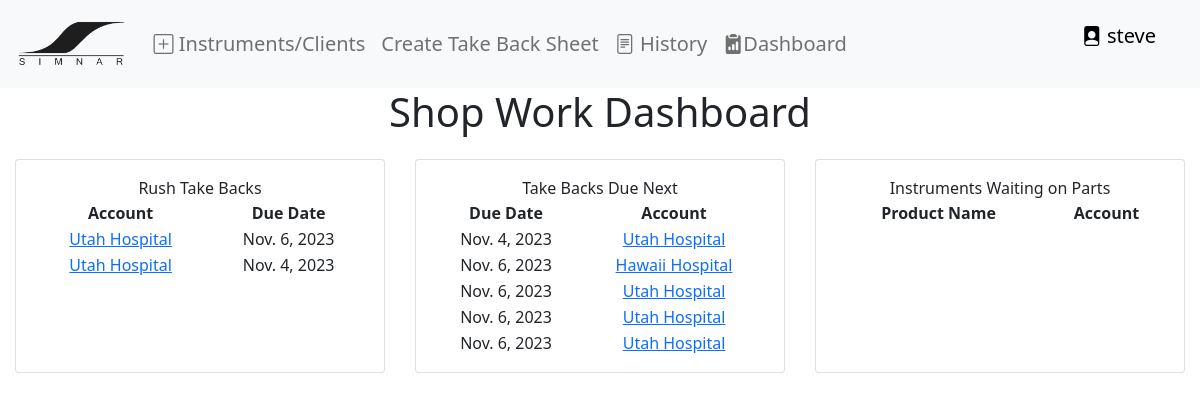
/shopWorkDashboard/ (signed in), run on an earlier commit of the app's database.
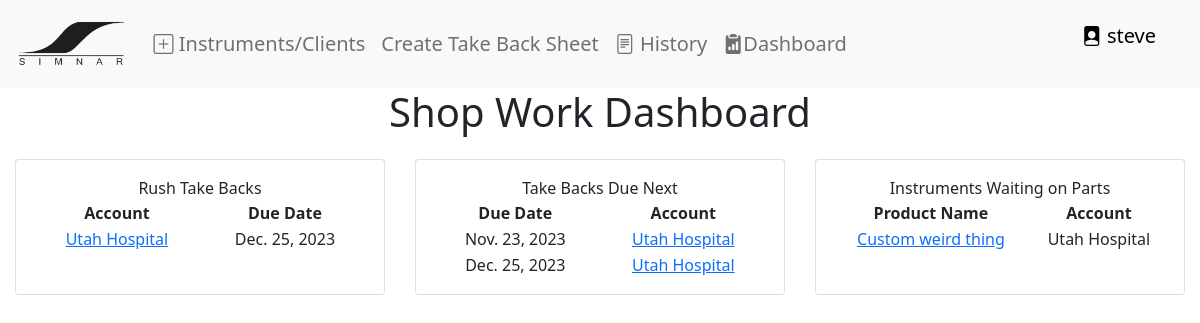
And on a later commit of the database.
### invoice/models.py (models this page shows, shortened)
class WorkOrders(models.Model):
    STATUS_CHOICES = [
        ('Waiting_on_Assignment', 'Waiting on Assignment'),
        ('Being_Worked_On', 'Being Worked On'),
        ('Ready', 'Ready'),
        ('Delivered', 'Delivered'),
        ('Rush', 'Rush'),
    ]
    workOrder_num = models.AutoField(primary_key=True)
    client = models.ForeignKey(Client, on_delete=models.CASCADE)
    workOrder_date = models.DateField()
    items = models.ManyToManyField(Product, through='WorkorderItem', blank=True)
    status = models.CharField(max_length=25, choices=STATUS_CHOICES, default="Waiting_on_Assignment")
    created_at = models.DateTimeField(auto_now_add=True)
    is_rush = models.BooleanField(default=False)
    return_by = models.DateField(null=True, default=None)
    quote_required = models.BooleanField(default=False)
    specialInstructions = models.CharField(max_length=250, default="", null=True, blank=True)
    created_by = models.CharField(max_length=100, blank=True, null=True)
    color = models.CharField(max_length=100, blank=True, null=True)
    account_contact = models.ForeignKey(ClientContact, on_delete=models.CASCADE, null=True, blank=True)
    def __str__(self):
        return str(self.workOrder_num)

class Client(models.Model):
    name = models.CharField(max_length=100)
    email = models.EmailField()
    phone = models.CharField(max_length=20)
    address = models.TextField()
    tax = models.FloatField(max_length=10, default= 0.0)
    created_by = models.CharField(max_length=100, blank=True, null=True)
    tax = models.FloatField(default=0.0)
    def __str__(self):
        return self.name

class WorkOrderItem(models.Model):
    STATUS_CHOICES = [
        ('Waiting_on_Assignment', 'Waiting on Assignment'),
        ('Checked_Out', 'Checked Out'),
        ('Needs_QC', 'Needs QC'),
        ('Parts_On_Order', 'Parts On Order'),
        ('QC_PASS', 'QC PASS'),
        ('QC_FAIL', 'QC FAIL'),
    ]
    QC_STATUS_CHOICES = [
        ('QC_FAIL', 'QC FAIL'),
        ('QC_PASS', 'QC PASS'),
        ('WAITING_QC', 'Waiting On QC'),
        ('NO_QC', '')
    ]
    workOrder = models.ForeignKey(WorkOrders, on_delete=models.CASCADE)
    product = models.ForeignKey(Product, on_delete=models.CASCADE, blank=True, null=True)
    quantity = models.PositiveIntegerField(default=1)
    created_at = models.DateTimeField(auto_now_add=True)
    created_by = models.CharField(max_length=100, blank=True, null=True)
    last_updated_at = models.DateTimeField(auto_now=True)
    description = models.TextField(max_length=35, blank=True, null=True)
    issue = models.TextField(max_length=125, blank=True, null=True)
    mfgnum = models.CharField(max_length=50, blank=True, null=True)
    number = models.CharField(max_length=10, default="", blank=True, null=True)
    status = models.CharField(max_length=25, choices=STATUS_CHOICES, default="Waiting_on_Assignment")
    qc = models.CharField(max_length=20, choices=QC_STATUS_CHOICES, default="NO_QC")
    color = models.ForeignKey(Color, on_delete=models.CASCADE, blank=True, null=True)
    custom_product_name = models.CharField(max_length=200, blank=True, null=True)
    custom_product_description = models.TextField(max_length=100, blank=True, null=True)
    custom_product_price = models.DecimalField(max_digits=10, decimal_places=2, blank=True, null=True)
    technician = models.ForeignKey(User, on_delete=models.CASCADE, null=True, blank=True)

### trackingCard/views.py (the view)
# urls.py: path('shopWorkDashboard/', trackingCardViews.shopWorkDashboard, name='shopWorkDashboard'),
@login_required(login_url='invoice:loginPage')
def shopWorkDashboard(request):
    latest_workOrders = WorkOrders.objects.order_by('-created_at')[:5]
    rush_workOrders = WorkOrders.objects.filter(status='Rush')
    instruments_waiting_on_parts = WorkOrderItem.objects.filter(status="Parts_On_Order")
    context = {
        'latest_workOrders': latest_workOrders,
        'instruments_waiting_on_parts': instruments_waiting_on_parts,
        'rush_workOrders': rush_workOrders
    }
    return render(request, 'tracking/shopWorkDashboard.html', context)

### trackingCard/templates/tracking/shopWorkDashboard.html
{% extends "base/base.html" %}
{% block content %}
<h1 style="text-align: center;">Shop Work Dashboard</h1>
<div class="row" style="text-align: center;">
    <div class="col-2 card card-body" style="margin: 15px;">
        <div>Rush Take Backs</div>
        <table>
            <thead>
                <tr>
                    <th>Account</th>
                    <th>Due Date</th>
                </tr>
            </thead>
            <tbody>
                {% for r in rush_workOrders %}
                    <tr>
                        <td><a href="{% url 'invoice:workOrderView' r.workOrder_num %}">{{ r.client }}</a></td>
                        <td>{{ r.return_by }}</td>
                    </tr>
                {% endfor %}
            </tbody>
        </table>
    </div>
    <div class="col-2 card card-body" style="margin: 15px;">
        <div>Take Backs Due Next</div>
        <table>
            <thead>
                <tr>
                    <th>Due Date</th>
                    <th>Account</th>
                </tr>
            </thead>
            <tbody>
                {% for workOrder in latest_workOrders %}
                    <tr>
                        <td>{{ workOrder.return_by }}</td>
                        <td><a href="{% url 'invoice:workOrderView' workOrder.workOrder_num %}">{{ workOrder.client }} </a></td>
                    </tr>
                {% endfor %}
            </tbody>
        </table>
    </div>
    <div class="col-2 card card-body" style="margin: 15px;">
        <div>Instruments Waiting on Parts</div>
        <table>
            <thead>
                <tr>
                    <th>Product Name</th>
                    <th>Account</th>
                </tr>
            </thead>
            <tbody>
                {% for i in instruments_waiting_on_parts %}
                    <tr>
                        <td>
                            {% if i.product.id == 2 %}
                                <a href="{% url 'invoice:workOrderView' i.workOrder %}">{{ i.custom_product_name }}</a>
                            {% else %}
                                <a href="{% url 'invoice:workOrderView' i.workOrder %}">{{ i.product.name }}</a>
                            {% endif %}
                        </td>
                        <td>{{ i.workOrder.client }}</td>
                    </tr>
                {% endfor %}
            </tbody>
        </table>
    </div>
</div>
{% endblock content %}

### invoice/templates/base/base.html (shortened to what this page needs)
{% load static %}
<!DOCTYPE html>
<html lang="en">
<!DOCTYPE html>
<html>
    <head>
        <link href="https://cdn.jsdelivr.net/npm/bootstrap@5.0.2/dist/css/bootstrap.min.css" rel="stylesheet">
        <link rel="stylesheet" href="https://cdn.jsdelivr.net/npm/bootstrap-icons@1.11.1/font/bootstrap-icons.css">
    </head>
<body>
    <nav class="navbar navbar-expand-lg navbar-light bg-light">
        <div class="container-fluid">
            <a class="navbar-brand" href="#">
                <img src="{% static 'img/simnarLogo.png' %}" alt="Simnar Surgical" style="height: 50px;">
            </a>
          <div class="collapse navbar-collapse text-dark navbar-brand" id="navbarSupportedContent">
            <ul class="navbar-nav me-auto mb-2 mb-lg-0">
              <li class="nav-item dropdown">
                <a class="nav-link dropdown-toggle" href="#" id="navbarDropdown" role="button" data-bs-toggle="dropdown" aria-expanded="false">
                    <i class="bi bi-plus-square"></i> Instruments/Clients
                </a>
              </li>
              <li class="nav-item">
                <a class="nav-link" href="{% url 'invoice:createWorkOrder' %}">Create Take Back Sheet</a>
              </li>
              <li class="nav-item">
                <li><a class="nav-link" href="{% url 'invoice:workOrderHistory' %}"><i class="bi bi-file-text"></i> History</a></li>
              </li>
              <li class="nav-item">
                <li><a class="nav-link" href="{% url 'invoice:shopWorkDashboard' %}"><i class="bi bi-clipboard2-data-fill"></i>Dashboard</a></li>
              </li>
            </ul>
            <div class="d-flex">
                {% if user.is_authenticated %}
                    <ul class="nav-item dropdown">
                        <a class="nav-link custom-link" href="#" id="navbarDropdown" role="button" data-bs-toggle="dropdown" aria-expanded="false">
                            <i class="bi bi-file-person-fill"></i> {{ user.username }}
                        </a>
                    </ul>
                {% else %}
                    <a href="{% url 'invoice:loginPage' %}" class="nav-item nav-link custom-link">Login</a>
                {% endif %}
            </div>
          </div>
        </div>
      </nav>
    <div class="container-fluid">
        {% block content %}{% endblock content %}
    </div>
</body>
</html>

### invoice/templates/base/base.html (style rules this page uses)
.dropdown-toggle::after { display: none; }
.custom-link { color: black; text-decoration: none; }

What changed in the data, as far as the page shows it:
removed WorkOrders: client "Utah Hospital", return_by "Nov. 6, 2023"
removed WorkOrders: client "Utah Hospital", return_by "Nov. 4, 2023"
removed WorkOrders: return_by "Nov. 6, 2023", client "Hawaii Hospital"
removed WorkOrders: return_by "Nov. 6, 2023", client "Utah Hospital"
removed WorkOrders: return_by "Nov. 6, 2023", client "Utah Hospital"
added WorkOrders: client "Utah Hospital", return_by "Dec. 25, 2023"
added WorkOrders: return_by "Nov. 23, 2023", client "Utah Hospital"
added WorkOrderItem: custom_product_name "Custom weird thing", workOrder.client "Utah Hospital"
